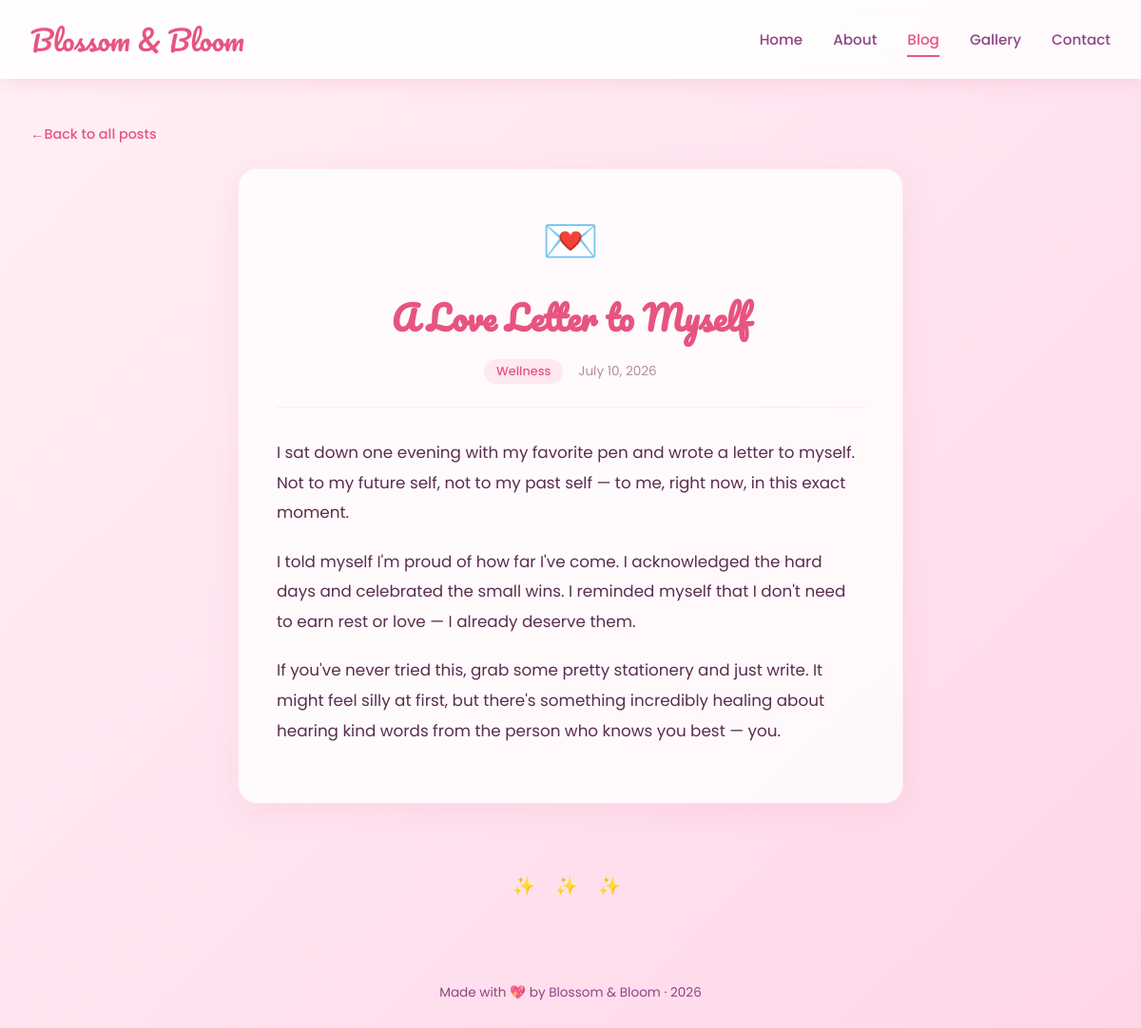
/blog/self-love-letter, run on the app's committed database.
### tables this page shows
CREATE TABLE posts (
            id INTEGER PRIMARY KEY AUTOINCREMENT,
            slug TEXT UNIQUE NOT NULL,
            title TEXT NOT NULL,
            date TEXT NOT NULL,
            category TEXT NOT NULL,
            icon TEXT NOT NULL,
            excerpt TEXT NOT NULL,
            content TEXT NOT NULL
        );

### app.py (the view)
@app.route("/blog/<slug>")
def post(slug):
    db = get_db()
    row = db.execute("SELECT * FROM posts WHERE slug = ?", (slug,)).fetchone()
    if not row:
        return "Post not found", 404
    return render_template("post.html", post=row)

### app.py (called while the page is built)
def get_db():
    if "db" not in g:
        g.db = sqlite3.connect(DB_PATH)
        g.db.row_factory = sqlite3.Row
    return g.db

### templates/post.html (shortened to what this page needs)
<!DOCTYPE html>
<html lang="en">
<head>
</head>
<body>
    <nav>
        <a href="/" class="logo">Blossom & Bloom</a>
        <ul class="nav-links">
            <li><a href="/">Home</a></li>
            <li><a href="/about">About</a></li>
            <li><a href="/blog" class="active">Blog</a></li>
            <li><a href="/gallery">Gallery</a></li>
            <li><a href="/contact">Contact</a></li>
        </ul>
    </nav>
    <a href="/blog" class="back-link">Back to all posts</a>
    <article class="article">
        <div class="article-header">
            <div class="icon">{{ post.icon }}</div>
            <h1>{{ post.title }}</h1>
            <div class="article-meta">
                <span class="article-category">{{ post.category }}</span>
                <span class="article-date">{{ post.date }}</span>
            </div>
        </div>
        <div class="article-body">
            {{ post.content | safe }}
        </div>
    </article>
    <div class="divider">&#10024; &#10024; &#10024;</div>
    <footer>
        Made with &#128150; by Blossom & Bloom &middot; 2026
    </footer>
</body>
</html>

### templates/post.html (style rules this page uses)
* { margin: 0; padding: 0; box-sizing: border-box; }
body { font-family: 'Poppins', sans-serif; background: linear-gradient(135deg, #fff0f5, #ffe4f0, #ffd6e8); color: #5a2d4e; min-height: 100vh; }
nav { background: rgba(255, 255, 255, 0.85); backdrop-filter: blur(10px); padding: 1rem 2rem; display: flex; justify-content: space-between; align-items: center; box-shadow: 0 2px 20px rgba(219, 112, 147, 0.2); position: sticky; top: 0; z-index: 100; }
.logo { font-family: 'Pacifico', cursive; font-size: 1.8rem; color: #e75480; text-decoration: none; }
.nav-links { display: flex; gap: 2rem; list-style: none; }
.nav-links a { text-decoration: none; color: #8e4585; font-weight: 500; font-size: 0.95rem; padding: 0.4rem 0; border-bottom: 2px solid transparent; transition: all 0.3s; }
.nav-links a:hover, .nav-links a.active { color: #e75480; border-bottom-color: #e75480; }
.back-link { display: inline-block; margin: 3rem auto 0; max-width: 700px; padding: 0 2rem; text-decoration: none; color: #e75480; font-weight: 500; font-size: 0.9rem; }
.back-link::before { content: "\2190 "; }
.article { max-width: 700px; margin: 1.5rem auto 3rem; padding: 2.5rem; background: rgba(255, 255, 255, 0.8); border-radius: 20px; box-shadow: 0 8px 30px rgba(219, 112, 147, 0.12); border: 1px solid rgba(231, 84, 128, 0.1); }
.article-header { text-align: center; margin-bottom: 2rem; padding-bottom: 1.5rem; border-bottom: 1px solid rgba(231, 84, 128, 0.1); }
.article-header .icon { font-size: 3rem; margin-bottom: 0.8rem; }
.article-header h1 { font-family: 'Pacifico', cursive; font-size: 2.2rem; color: #e75480; margin-bottom: 0.8rem; }
.article-meta { display: flex; justify-content: center; gap: 1rem; align-items: center; }
.article-category { background: rgba(231, 84, 128, 0.1); color: #e75480; padding: 0.25rem 0.8rem; border-radius: 20px; font-size: 0.8rem; font-weight: 500; }
.article-date { color: #b88a9e; font-size: 0.85rem; }
.article-body { color: #5a2d4e; line-height: 1.9; font-size: 1.05rem; }
.article-body p { margin-bottom: 1.2rem; }
.divider { text-align: center; padding: 1.5rem 0; font-size: 1.2rem; letter-spacing: 0.5rem; color: #e75480; }
footer { text-align: center; padding: 2rem; color: #8e4585; font-size: 0.85rem; margin-top: 2rem; }

### data on the page
posts: icon "💌", title "A Love Letter to Myself", category "Wellness", date "July 10, 2026", content "I sat down one evening with my favorite pen and wrote a letter to myself. Not to my future self, not to my past self — to me, right now, in this exact moment. I told myself I'm proud of how far I've come. I acknowledged the hard days and celebrated the small wins. I reminded myself that I don't need to earn rest or love — I already deserve them. If you've never tried this, grab some pretty stationery and just write. It might feel silly at first, but there's something incredibly healing about hearing kind words from the person who knows you best — you."
